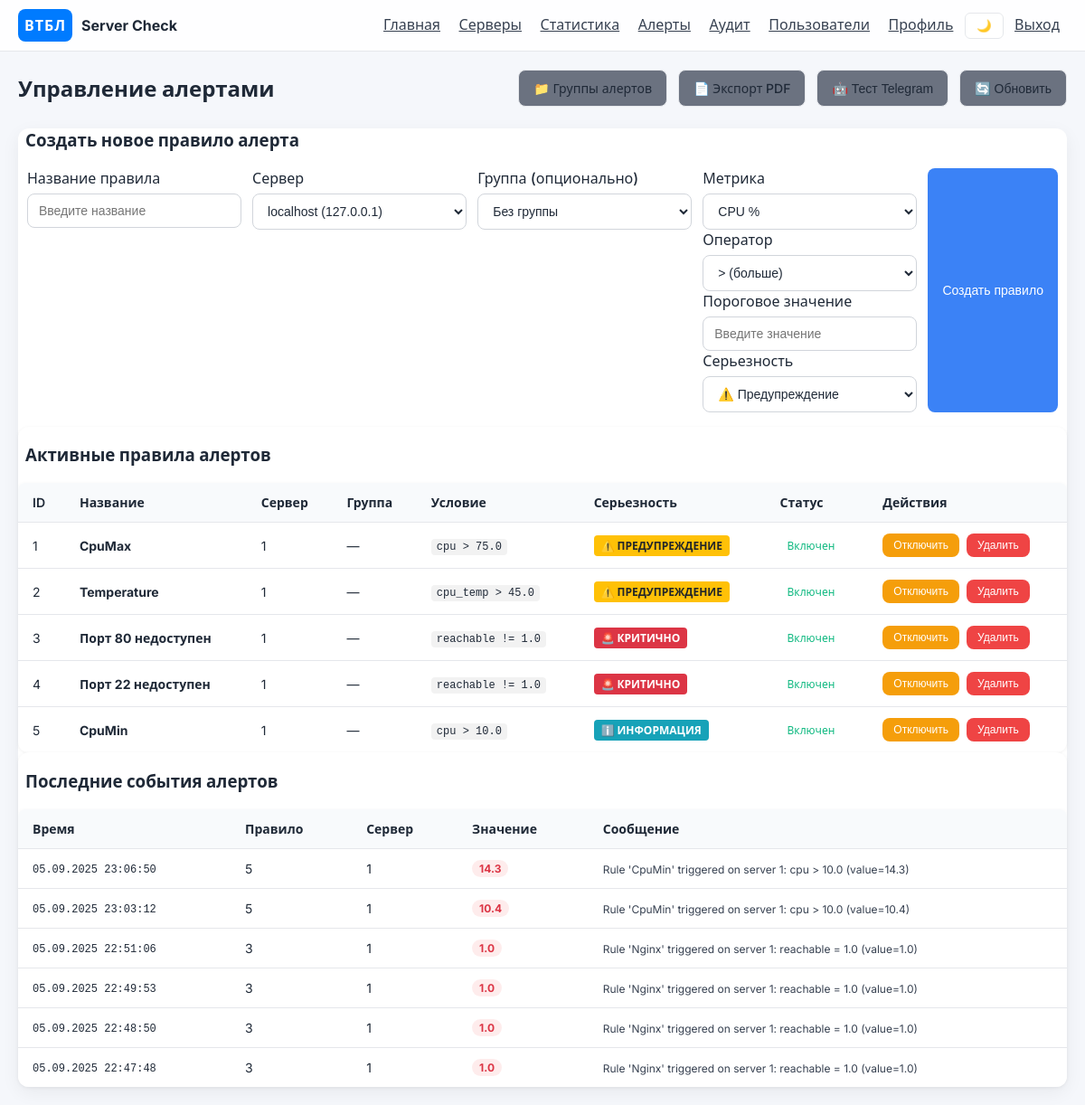
/alerts (signed in), run on an earlier commit of the app's database.
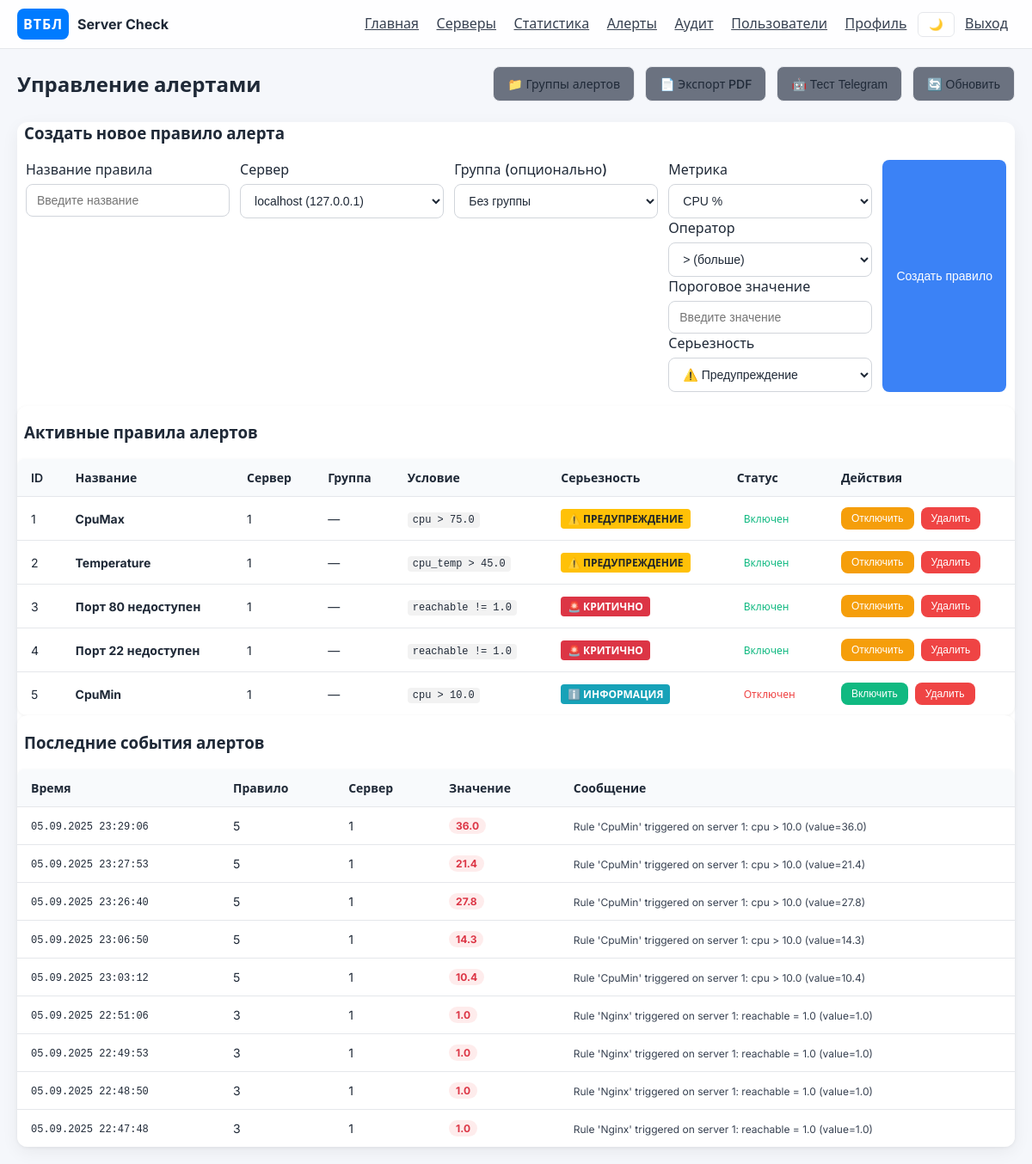
And on a later commit of the database.
### app/models.py (models this page shows)
class AlertRule(Base):
    __tablename__ = "alert_rules"
    id = Column(Integer, primary_key=True)
    name = Column(String(200), nullable=False)
    server_id = Column(Integer, ForeignKey("servers.id", ondelete="CASCADE"), nullable=True)
    group_id = Column(Integer, ForeignKey("alert_groups.id", ondelete="SET NULL"), nullable=True)
    metric = Column(String(50), nullable=False)  # cpu|ram|disk|reachable|processes|net_in|net_out|cpu_temp|swap|disk_io
    operator = Column(String(5), nullable=False)  # >, <, =, !=
    threshold = Column(Float, nullable=True)
    enabled = Column(Boolean, default=True)
    severity = Column(String(20), default="warning")  # info|warning|critical
    created_at = Column(DateTime, default=datetime.utcnow)
    server = relationship("Server", backref="alert_rules")
    group = relationship("AlertGroup", backref="alert_rules")

class AlertEvent(Base):
    __tablename__ = "alert_events"
    id = Column(Integer, primary_key=True)
    rule_id = Column(Integer, ForeignKey("alert_rules.id", ondelete="CASCADE"), nullable=False)
    server_id = Column(Integer, ForeignKey("servers.id", ondelete="CASCADE"), nullable=True)
    timestamp = Column(DateTime, default=datetime.utcnow)
    value = Column(Float, nullable=True)
    message = Column(String(500), nullable=False)

### app/routers.py (the view)
@router.get("/alerts")
async def alerts_page(request: Request, db: AsyncSession = Depends(get_db)):
    if not request.user.is_authenticated:
        return RedirectResponse(url="/login", status_code=HTTP_302_FOUND)
    if request.session.get("role") not in {UserRole.admin.value, UserRole.operator.value}:
        raise HTTPException(status_code=403, detail="Operators/Admins only")
    rules = (await db.execute(select(AlertRule))).scalars().all()
    events = (await db.execute(select(AlertEvent).order_by(AlertEvent.timestamp.desc()).limit(50))).scalars().all()
    servers = (await db.execute(select(Server))).scalars().all()
    groups = (await db.execute(select(AlertGroup))).scalars().all()
    return request.app.state.templates.TemplateResponse("alerts.html", {"request": request, "rules": rules, "events": events, "servers": servers, "groups": groups, "format_moscow_time": format_moscow_time})

### templates/alerts.html (shortened to what this page needs)
{% extends "base.html" %}
{% block content %}
  <div class="page-header">
    <h1>Управление алертами</h1>
    <div class="page-actions">
      <a href="/alert-groups" class="btn btn-secondary">📁 Группы алертов</a>
      <a href="/reports/export.pdf?report_type=alerts" class="btn btn-secondary">📄 Экспорт PDF</a>
      <button class="btn btn-secondary" onclick="testTelegram()">🤖 Тест Telegram</button>
      <button class="btn btn-secondary" onclick="location.reload()">🔄 Обновить</button>
    </div>
  </div>
  <div class="card">
    <h3 style="margin-left: 8px;">Создать новое правило алерта</h3>
    <form method="post" action="/alerts">
      <div class="form-row" style="margin-right: 10px; margin-left: 10px">
        <div class="form-group">
          <label class="form-label">Название правила</label>
          <input name="name" class="form-control" placeholder="Введите название" required />
        </div>
        <div class="form-group">
          <label class="form-label">Сервер</label>
          <select name="server_id" class="form-control" required>
            {% for s in servers %}
            <option value="{{ s.id }}">{{ s.hostname }} ({{ s.ip_address }})</option>
            {% endfor %}
          </select>
        </div>
        <div class="form-group">
          <label class="form-label">Группа (опционально)</label>
          <select name="group_id" class="form-control">
            <option value="">Без группы</option>
          </select>
        </div>
        <div class="form-group">
          <label class="form-label">Метрика</label>
          <select name="metric" class="form-control" required>
            <option value="cpu">CPU %</option>
          </select>
        <div class="form-group">
          <label class="form-label">Оператор</label>
          <select name="operator" class="form-control" required>
            <option value=">">&gt; (больше)</option>
          </select>
        </div>
        <div class="form-group">
          <label class="form-label">Пороговое значение</label>
          <input name="threshold" class="form-control" placeholder="Введите значение" required />
        </div>
        <div class="form-group">
          <label class="form-label">Серьезность</label>
          <select name="severity" class="form-control" required>
            <option value="warning" selected>⚠️ Предупреждение</option>
          </select>
        </div>
      </div>
      <button type="submit" class="btn btn-primary">Создать правило</button>
    </form>
  </div>
  <div class="table-container">
    <h3 style="margin-left: 8px;">Активные правила алертов</h3>
    <table class="servers-table">
      <thead>
        <tr>
          <th>ID</th>
          <th>Название</th>
          <th>Сервер</th>
          <th>Группа</th>
          <th>Условие</th>
          <th>Серьезность</th>
          <th>Статус</th>
          <th>Действия</th>
        </tr>
      </thead>
      <tbody>
        {% for r in rules %}
        <tr>
          <td>{{ r.id }}</td>
          <td><strong>{{ r.name }}</strong></td>
          <td>{{ r.server_id }}</td>
          <td>
            {% if r.group %}
              <span class="group-badge">{{ r.group.name }}</span>
            {% else %}
              —
            {% endif %}
          </td>
          <td>
            <code>{{ r.metric }} {{ r.operator }} {{ r.threshold }}</code>
          </td>
          <td>
            {% if r.severity == 'critical' %}
              <span class="severity-badge severity-critical">🚨 Критично</span>
            {% elif r.severity == 'warning' %}
              <span class="severity-badge severity-warning">⚠️ Предупреждение</span>
            {% else %}
              <span class="severity-badge severity-info">ℹ️ Информация</span>
            {% endif %}
          </td>
          <td>
            <span class="status-badge {{ 'status-online' if r.enabled else 'status-offline' }}">
              {{ 'Включен' if r.enabled else 'Отключен' }}
            </span>
          </td>
          <td>
            <div class="action-buttons">
              <form method="post" action="/alerts/{{ r.id }}/toggle" style="display:inline;">
                <button type="submit" class="btn btn-sm {{ 'btn-warning' if r.enabled else 'btn-success' }}">
                  {{ 'Отключить' if r.enabled else 'Включить' }}
                </button>
              </form>
              <form method="post" action="/alerts/{{ r.id }}/delete" style="display:inline;">
                <button type="submit" class="btn btn-sm btn-danger" onclick="return confirm('Удалить правило {{ r.name }}?')">Удалить</button>
              </form>
            </div>
          </td>
        </tr>
        {% endfor %}
      </tbody>
    </table>
  </div>
  <div class="table-container">
    <h3 style="margin-left: 8px;">Последние события алертов</h3>
    <table class="servers-table">
      <thead>
        <tr>
          <th>Время</th>
          <th>Правило</th>
          <th>Сервер</th>
          <th>Значение</th>
          <th>Сообщение</th>
        </tr>
      </thead>
      <tbody>
        {% for e in events %}
        <tr>
          <td>
            <span class="timestamp">{{ format_moscow_time(e.timestamp) }}</span>
          </td>
          <td>{{ e.rule_id }}</td>
          <td>{{ e.server_id }}</td>
          <td>
            <span class="metric-badge metric-critical">{{ e.value }}</span>
          </td>
          <td>
            <span class="details">{{ e.message }}</span>
          </td>
        </tr>
        {% endfor %}
      </tbody>
    </table>
  </div>
{% endblock %}

### templates/base.html (shortened to what this page needs)
<!doctype html>
<html>
<head>
  <link rel="stylesheet" href="/static/style.css" />
</head>
<body>
  <header class="app-header">
    <div class="brand">
      <div class="logo">ВТБЛ</div>
      <div class="brand-name">Server Check</div>
    </div>
    <nav class="nav">
      <a href="/">Главная</a>
      <a href="/servers">Серверы</a>
      <a href="/statistics">Статистика</a>
      <a href="/alerts">Алерты</a>
      <a href="/audit">Аудит</a>
      <a href="/users">Пользователи</a>
      <a href="/profile">Профиль</a>
      <button class="theme-toggle" onclick="toggleTheme()">🌙</button>
      <a href="/logout">Выход</a>
    </nav>
  </header>
  <main class="container">
    {% block content %}{% endblock %}
  </main>
</body>
</html>

What changed in the data, as far as the page shows it:
changed AlertRule "CpuMin": enabled "Включен" → "Отключен"; enabled "Отключить" → "Включить"
added AlertEvent: timestamp "05.09.2025 23:29:06", rule_id "5", server_id "1", value "36.0", message "Rule 'CpuMin' triggered on server 1: cpu > 10.0 (value=36.0)"
added AlertEvent: timestamp "05.09.2025 23:27:53", rule_id "5", server_id "1", value "21.4", message "Rule 'CpuMin' triggered on server 1: cpu > 10.0 (value=21.4)"
added AlertEvent: timestamp "05.09.2025 23:26:40", rule_id "5", server_id "1", value "27.8", message "Rule 'CpuMin' triggered on server 1: cpu > 10.0 (value=27.8)"
